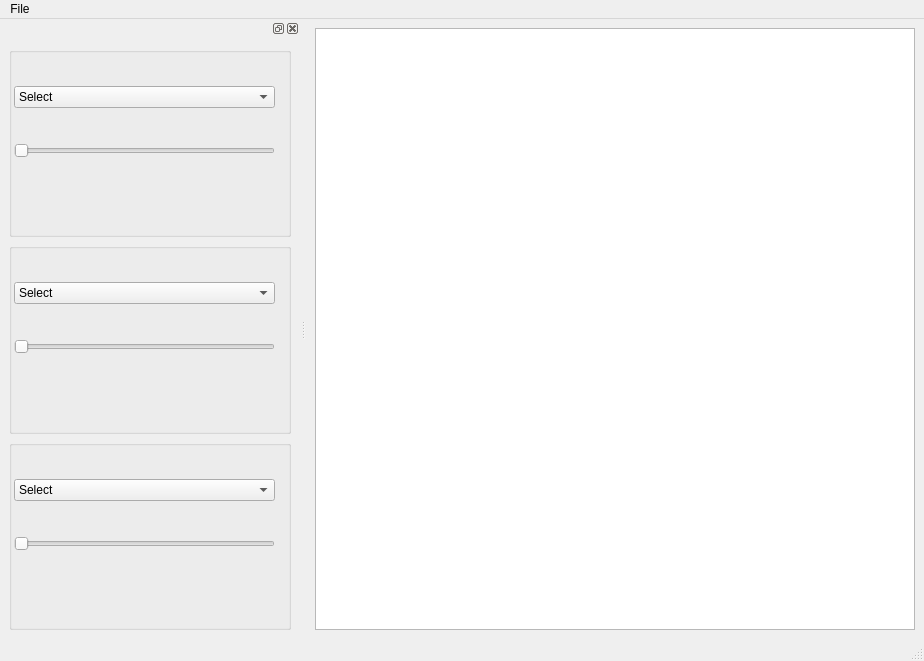
<?xml version="1.0" encoding="UTF-8"?>
<ui version="4.0">
 <class>MainWindow</class>
 <widget class="QMainWindow" name="MainWindow">
  <property name="geometry">
   <rect>
    <x>0</x>
    <y>0</y>
    <width>922</width>
    <height>661</height>
   </rect>
  </property>
  <property name="windowTitle">
   <string>MainWindow</string>
  </property>
  <widget class="QWidget" name="centralwidget">
   <layout class="QHBoxLayout" name="horizontalLayout">
    <item>
     <widget class="QGraphicsView" name="canvas">
      <property name="minimumSize">
       <size>
        <width>600</width>
        <height>600</height>
       </size>
      </property>
     </widget>
    </item>
   </layout>
  </widget>
  <widget class="QMenuBar" name="menubar">
   <property name="geometry">
    <rect>
     <x>0</x>
     <y>0</y>
     <width>922</width>
     <height>22</height>
    </rect>
   </property>
   <widget class="QMenu" name="menuFile">
    <property name="title">
     <string>File</string>
    </property>
    <addaction name="actionOpen"/>
    <addaction name="actionSave"/>
    <addaction name="actionSave_as"/>
   </widget>
   <addaction name="menuFile"/>
  </widget>
  <widget class="QStatusBar" name="statusbar"/>
  <widget class="QDockWidget" name="dockWidget">
   <property name="minimumSize">
    <size>
     <width>300</width>
     <height>600</height>
    </size>
   </property>
   <attribute name="dockWidgetArea">
    <number>1</number>
   </attribute>
   <widget class="QWidget" name="dockWidgetContents">
    <layout class="QVBoxLayout" name="verticalLayout_7">
     <item>
      <layout class="QVBoxLayout" name="pwidget_main_vlayout">
       <item>
        <widget class="QGroupBox" name="groupBox_1">
         <property name="minimumSize">
          <size>
           <width>100</width>
           <height>100</height>
          </size>
         </property>
         <property name="title">
          <string/>
         </property>
         <widget class="QWidget" name="">
          <property name="geometry">
           <rect>
            <x>5</x>
            <y>10</y>
            <width>261</width>
            <height>131</height>
           </rect>
          </property>
          <layout class="QVBoxLayout" name="verticalLayout_1">
           <item>
            <widget class="QComboBox" name="comboBox_1">
             <item>
              <property name="text">
               <string>Select</string>
              </property>
             </item>
            </widget>
           </item>
           <item>
            <widget class="QSlider" name="horizontalSlider_1">
             <property name="orientation">
              <enum>Qt::Horizontal</enum>
             </property>
            </widget>
           </item>
          </layout>
         </widget>
        </widget>
       </item>
       <item>
        <widget class="QGroupBox" name="groupBox_2">
         <property name="minimumSize">
          <size>
           <width>100</width>
           <height>100</height>
          </size>
         </property>
         <property name="title">
          <string/>
         </property>
         <widget class="QWidget" name="layoutWidget">
          <property name="geometry">
           <rect>
            <x>5</x>
            <y>10</y>
            <width>261</width>
            <height>131</height>
           </rect>
          </property>
          <layout class="QVBoxLayout" name="verticalLayout_2">
           <item>
            <widget class="QComboBox" name="comboBox_2">
             <item>
              <property name="text">
               <string>Select</string>
              </property>
             </item>
            </widget>
           </item>
           <item>
            <widget class="QSlider" name="horizontalSlider_2">
             <property name="orientation">
              <enum>Qt::Horizontal</enum>
             </property>
            </widget>
           </item>
          </layout>
         </widget>
        </widget>
       </item>
       <item>
        <widget class="QGroupBox" name="groupBox_3">
         <property name="minimumSize">
          <size>
           <width>100</width>
           <height>100</height>
          </size>
         </property>
         <property name="title">
          <string/>
         </property>
         <widget class="QWidget" name="layoutWidget_4">
          <property name="geometry">
           <rect>
            <x>5</x>
            <y>10</y>
            <width>261</width>
            <height>131</height>
           </rect>
          </property>
          <layout class="QVBoxLayout" name="verticalLayout_5">
           <item>
            <widget class="QComboBox" name="comboBox_5">
             <item>
              <property name="text">
               <string>Select</string>
              </property>
             </item>
            </widget>
           </item>
           <item>
            <widget class="QSlider" name="horizontalSlider_5">
             <property name="orientation">
              <enum>Qt::Horizontal</enum>
             </property>
            </widget>
           </item>
          </layout>
         </widget>
        </widget>
       </item>
      </layout>
     </item>
    </layout>
   </widget>
  </widget>
  <action name="actionOpen">
   <property name="text">
    <string>Open</string>
   </property>
  </action>
  <action name="actionSave">
   <property name="text">
    <string>Save</string>
   </property>
  </action>
  <action name="actionSave_as">
   <property name="text">
    <string>Save As...</string>
   </property>
  </action>
 </widget>
 <resources/>
 <connections/>
</ui>
